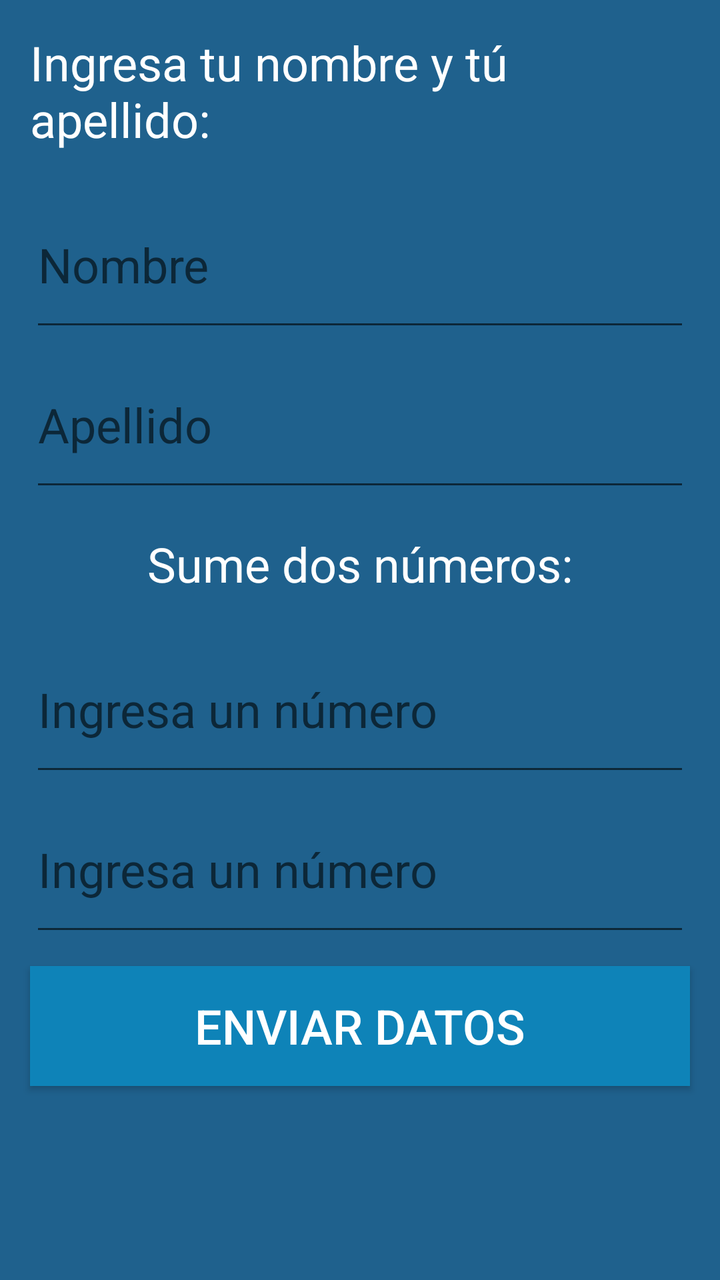
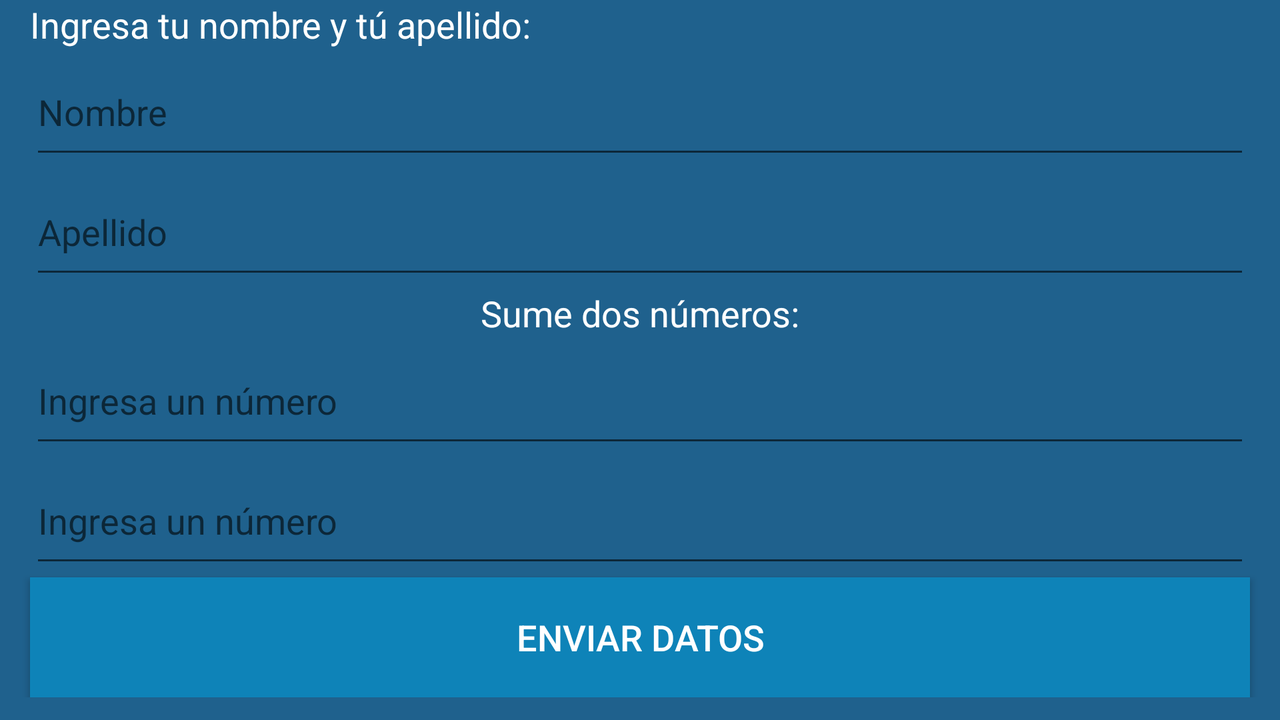

First picture: res/layout/ on a phone held upright. Second picture: the repository's own variant of that layout, on a device whose configuration matches the variant's folder. Source for both follows.
<!-- AndroidManifest.xml: application theme AppTheme -->
<!-- res/layout/activity_main.xml -->
<?xml version="1.0" encoding="utf-8"?>
<LinearLayout xmlns:android="http://schemas.android.com/apk/res/android"
    android:layout_width="match_parent"
    android:layout_height="match_parent"
    android:orientation="vertical"
    android:background="#1F618D">

    <TextView
        android:layout_width="match_parent"
        android:layout_height="wrap_content"
        android:layout_margin="15dp"
        android:text="@string/title"
        android:textColor="#FFF"
        android:textSize="24sp" />

    <EditText
        android:id="@+id/nom"
        android:layout_width="match_parent"
        android:layout_height="80dp"
        android:layout_marginLeft="15dp"
        android:layout_marginRight="15dp"
        android:hint="@string/tNombre"
        android:inputType="text"
        android:textColor="#FFF"
        android:textSize="24sp"/>

    <EditText
        android:id="@+id/ape"
        android:layout_width="match_parent"
        android:layout_height="80dp"
        android:layout_marginLeft="15dp"
        android:layout_marginRight="15dp"
        android:hint="@string/tApellido"
        android:inputType="text"
        android:textColor="#FFF"
        android:textSize="24sp"/>

    <TextView
        android:layout_width="match_parent"
        android:layout_height="wrap_content"
        android:layout_margin="15dp"
        android:gravity="center"
        android:text="@string/title2"
        android:textColor="#FFF"
        android:textSize="24sp" />

    <EditText
        android:id="@+id/n1"
        android:layout_width="match_parent"
        android:layout_height="80dp"
        android:layout_marginLeft="15dp"
        android:layout_marginRight="15dp"
        android:hint="@string/tN1"
        android:inputType="numberDecimal"
        android:textColor="#FFF"
        android:textSize="24sp"/>

    <EditText
        android:id="@+id/n2"
        android:layout_width="match_parent"
        android:layout_height="80dp"
        android:layout_marginLeft="15dp"
        android:layout_marginRight="15dp"
        android:hint="@string/tN2"
        android:inputType="numberDecimal"
        android:textColor="#FFF"
        android:textSize="24sp" />

    <Button
        android:id="@+id/envioDatos"
        android:layout_width="match_parent"
        android:layout_height="60dp"
        android:layout_marginLeft="15dp"
        android:layout_marginTop="10dp"
        android:layout_marginRight="15dp"
        android:background="#0E83B8"
        android:onClick="enviarDatos_Activity"
        android:text="@string/sendData"
        android:textColor="#FFF"
        android:textSize="24sp" />

</LinearLayout>
<!-- resources referenced by this layout -->
<resources>
  <string name="sendData">Enviar Datos</string>
  <string name="tApellido">Apellido</string>
  <string name="tN1">Ingresa un número</string>
  <string name="tN2">Ingresa un número</string>
  
      //texto para componentes activity_2
  <string name="tNombre">Nombre</string>
  <string name="title">Ingresa tu nombre y tú apellido:</string>
  <string name="title2">Sume dos números:</string>
  <style name="AppTheme" parent="Theme.AppCompat.Light.DarkActionBar">
          
          <item name="colorPrimary">@color/colorPrimary</item>
          <item name="colorPrimaryDark">@color/colorPrimaryDark</item>
          <item name="colorAccent">@color/colorAccent</item>
      </style>
  <color name="colorPrimary">#0E83B8</color>
  <color name="colorPrimaryDark">#0288D1</color>
  <color name="colorAccent">#448AFF</color>
</resources>
<!-- res/layout-land/activity_main.xml (the repository's variant of the layout above) -->
<!-- drawn on the phone turned sideways -->
<?xml version="1.0" encoding="utf-8"?>
<LinearLayout xmlns:android="http://schemas.android.com/apk/res/android"
    android:layout_width="match_parent"
    android:layout_height="match_parent"
    android:orientation="vertical"
    android:background="#1F618D">
    <ScrollView
        android:layout_width="match_parent"
        android:layout_height="match_parent">

        <LinearLayout
            android:layout_width="match_parent"
            android:layout_height="wrap_content"
            android:orientation="vertical">
            <TextView
                android:layout_width="match_parent"
                android:layout_height="wrap_content"
                android:layout_marginLeft="15dp"
                android:layout_marginRight="15dp"
                android:text="@string/title"
                android:textColor="#FFF"
                android:textSize="18sp" />
            <EditText
                android:id="@+id/nom"
                android:layout_width="match_parent"
                android:layout_height="60dp"
                android:layout_marginLeft="15dp"
                android:layout_marginRight="15dp"
                android:hint="@string/tNombre"
                android:inputType="text"
                android:textColor="#FFF"
                android:textSize="18sp" />
            <EditText
                android:id="@+id/ape"
                android:layout_width="match_parent"
                android:layout_height="60dp"
                android:layout_marginLeft="15dp"
                android:layout_marginRight="15dp"
                android:hint="@string/tApellido"
                android:inputType="text"
                android:textColor="#FFF"
                android:textSize="18sp" />
            <TextView
                android:layout_width="match_parent"
                android:layout_height="wrap_content"
                android:layout_marginLeft="15dp"
                android:layout_marginRight="15dp"
                android:gravity="center"
                android:text="@string/title2"
                android:textColor="#FFF"
                android:textSize="18sp" />
            <EditText
                android:id="@+id/n1"
                android:layout_width="match_parent"
                android:layout_height="60dp"
                android:layout_marginLeft="15dp"
                android:layout_marginRight="15dp"
                android:hint="@string/tN1"
                android:inputType="numberDecimal"
                android:textColor="#FFF"
                android:textSize="18sp"/>
            <EditText
                android:id="@+id/n2"
                android:layout_width="match_parent"
                android:layout_height="60dp"
                android:layout_marginLeft="15dp"
                android:layout_marginRight="15dp"
                android:hint="@string/tN2"
                android:inputType="numberDecimal"
                android:textColor="#FFF"
                android:textSize="18sp" />
            <Button
                android:id="@+id/envioDatos"
                android:layout_width="match_parent"
                android:layout_height="60dp"
                android:layout_marginLeft="15dp"
                android:layout_marginRight="15dp"
                android:background="#0E83B8"
                android:onClick="enviarDatos_Activity"
                android:text="@string/sendData"
                android:textColor="#FFF"
                android:textSize="18sp" />
        </LinearLayout>

    </ScrollView>
</LinearLayout>
